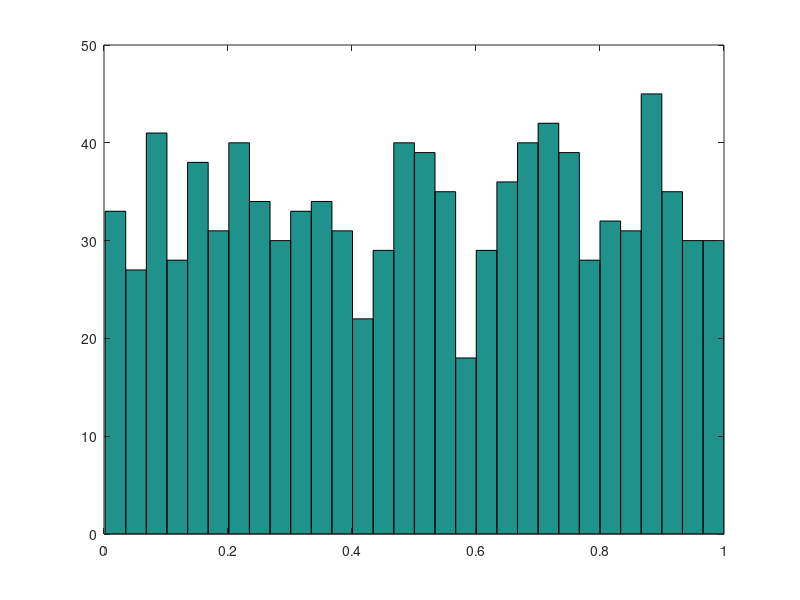
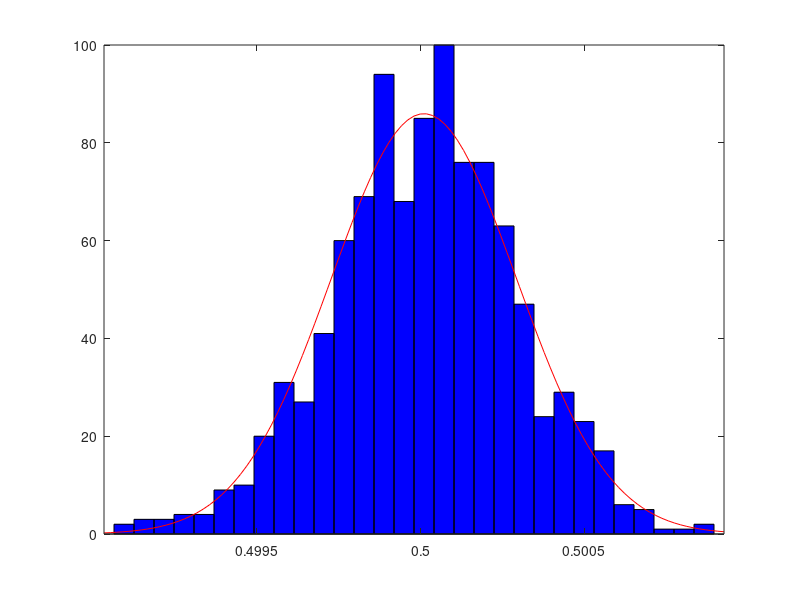

MATLAB code to generate these figures, in order:
disp('Ejercicio 2.1')

n = 1000;
N = 1000000;

vector_suma = 0;
for i=1:N
   vector_suma = vector_suma + rand(n,1);
end

vector_suma = vector_suma / N
figure, hist(rand(n,1), 30);
figure, histfit(vector_suma, 30);